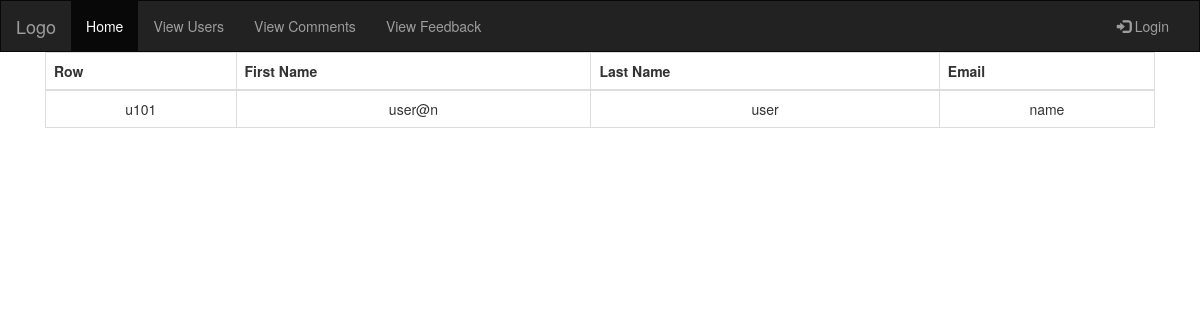
The app's page /admin/viewusers.php, older data.
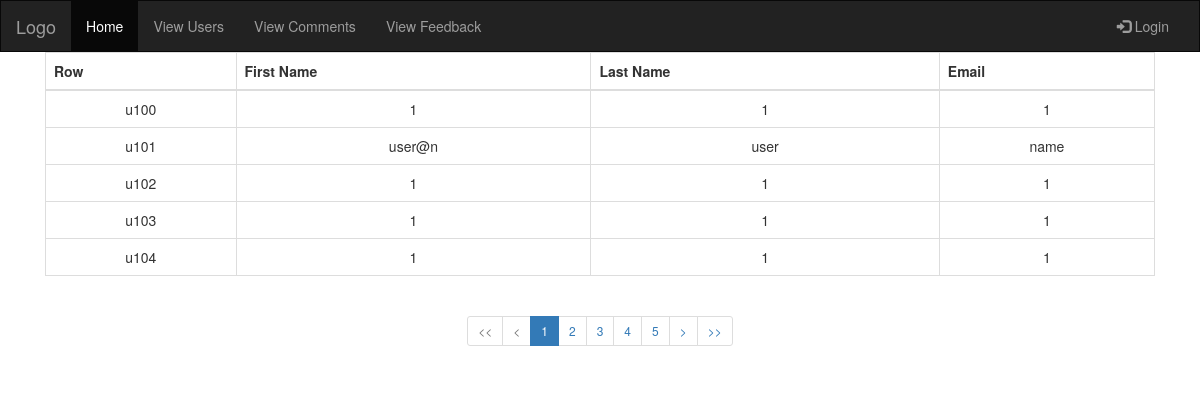
The same page, newer data.
### tables this page shows
CREATE TABLE `users` (
  `username` varchar(15) NOT NULL,
  `uFname` varchar(15) NOT NULL,
  `uLname` varchar(15) NOT NULL,
  `uEmail` varchar(20) NOT NULL,
  `uContact` int(13) NOT NULL,
  `uPwd` varchar(16) NOT NULL
);

### admin/viewusers.php (the view, shortened to what this page needs)
<?php
 include_once '../include/sqlConnect.php';
?>
<!DOCTYPE html>
<html lang="en">
<head>
  <link rel="stylesheet" href="https://maxcdn.bootstrapcdn.com/bootstrap/3.3.7/css/bootstrap.min.css">
</head>
<body>
 <div class="my-nav"></div>
<div class="container-fluid text-center body-cont">
<div class="row">
			<div class="col-md-12">
                <table class="table table-bordered">
                        <thead>
                            <tr>
                                <th>Row</th>
                                <th>First Name</th>
                                <th>Last Name</th>
                                <th>Email</th>
                            </tr>
                        </thead>
                        <tbody>
				<?php
				$limit = 5;
				$adjacents = 2;
				$sql = "SELECT COUNT(*) 'total_rows' FROM `users`";
				$res = mysqli_fetch_object(mysqli_query($db, $sql));
				$total_rows = $res->total_rows;
				$total_pages = ceil($total_rows / $limit);
				if(isset($_GET['page']) && $_GET['page'] != "") {
					$page = $_GET['page'];
					$offset = $limit * ($page-1);
				} else {
					$page = 1;
					$offset = 0;
				}
				$query  = "select * from `users` limit $offset, $limit";
				$result = mysqli_query($db, $query);
				if(mysqli_num_rows($result) > 0) {
					while($row = mysqli_fetch_assoc($result)) {
						echo "<tr><td>".$row['username']."</td>
                        <td>".$row['uEmail']."</td>
                        <td>".$row['uFname']."</td>
                        <td>".$row['uLname']."</td></tr>";
					}
				}
				if($total_pages <= (1+($adjacents * 2))) {
					$start = 1;
					$end   = $total_pages;
				}
				?>
				 </tbody>
            </table>
				<?php if($total_pages > 1) { ?>
					<ul class="pagination pagination-sm justify-content-center">
						<li class='page-item <?php ($page <= 1 ? print 'disabled' : '')?>'>
							<a class='page-link' href='?page=1'>&lt;&lt;</a>
						</li>
						<li class='page-item <?php ($page <= 1 ? print 'disabled' : '')?>'>
							<a class='page-link' href='?page=<?php ($page>1 ? print($page-1) : print 1)?>'>&lt;</a>
						</li>
						<?php for($i=$start; $i<=$end; $i++) { ?>
						<li class='page-item <?php ($i == $page ? print 'active' : '')?>'>
							<a class='page-link' href='?page=<?php echo $i;?>'><?php echo $i;?></a>
						</li>
						<?php } ?>
						<li class='page-item <?php ($page >= $total_pages ? print 'disabled' : '')?>'>
							<a class='page-link' href='?page=<?php ($page < $total_pages ? print($page+1) : print $total_pages)?>'>&gt;</a>
						</li>
						<li class='page-item <?php ($page >= $total_pages ? print 'disabled' : '')?>'>
							<a class='page-link' href='?page=<?php echo $total_pages;?>'>&gt;&gt;</a>
						</li>
					</ul>
				<?php } ?>
 			</div>
 		</div>
</div>
</body>
</html>

### admin/viewusers.php (style rules this page uses)
.body-cont { margin-right : 30px; margin-left : 30px; }

Row changes from the older to the newer data that the page shows:
added users: username "u100", uEmail "1", uFname "1", uLname "1"
added users: username "u102", uEmail "1", uFname "1", uLname "1"
added users: username "u103", uEmail "1", uFname "1", uLname "1"
added users: username "u104", uEmail "1", uFname "1", uLname "1"
Text that changed along with them:
new list line: "1"
new list line: "2"
new list line: "3"
new list line: "4"
new list line: "5"
